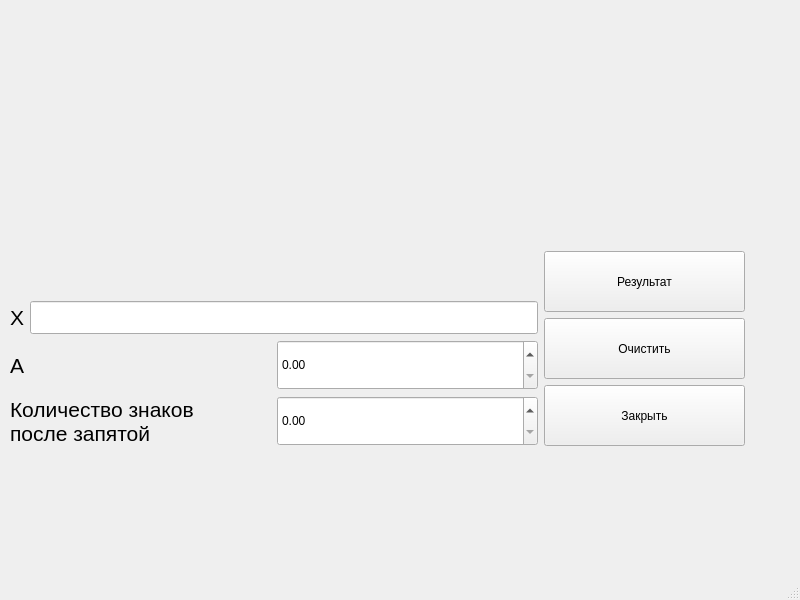
<?xml version="1.0" encoding="UTF-8"?>
<ui version="4.0">
 <class>MainWindow</class>
 <widget class="QMainWindow" name="MainWindow">
  <property name="geometry">
   <rect>
    <x>0</x>
    <y>0</y>
    <width>800</width>
    <height>600</height>
   </rect>
  </property>
  <property name="windowTitle">
   <string>Решение уравнений</string>
  </property>
  <widget class="QWidget" name="centralwidget">
   <widget class="QWidget" name="">
    <property name="geometry">
     <rect>
      <x>10</x>
      <y>10</y>
      <width>735</width>
      <height>436</height>
     </rect>
    </property>
    <layout class="QGridLayout" name="gridLayout">
     <item row="0" column="0">
      <widget class="QLabel" name="label">
       <property name="text">
        <string/>
       </property>
       <property name="pixmap">
        <pixmap>../../../../Снимок экрана 2023-01-13 в 10.00.30.png</pixmap>
       </property>
      </widget>
     </item>
     <item row="0" column="1" rowspan="3">
      <layout class="QVBoxLayout" name="verticalLayout">
       <item>
        <widget class="QLabel" name="rez1">
         <property name="enabled">
          <bool>true</bool>
         </property>
         <property name="minimumSize">
          <size>
           <width>0</width>
           <height>114</height>
          </size>
         </property>
         <property name="maximumSize">
          <size>
           <width>16777215</width>
           <height>126</height>
          </size>
         </property>
         <property name="font">
          <font>
           <pointsize>16</pointsize>
          </font>
         </property>
         <property name="text">
          <string/>
         </property>
        </widget>
       </item>
       <item>
        <widget class="QLabel" name="rez2">
         <property name="minimumSize">
          <size>
           <width>0</width>
           <height>114</height>
          </size>
         </property>
         <property name="maximumSize">
          <size>
           <width>16777215</width>
           <height>126</height>
          </size>
         </property>
         <property name="font">
          <font>
           <pointsize>16</pointsize>
          </font>
         </property>
         <property name="text">
          <string/>
         </property>
        </widget>
       </item>
       <item>
        <widget class="QPushButton" name="ButtonRez">
         <property name="minimumSize">
          <size>
           <width>201</width>
           <height>61</height>
          </size>
         </property>
         <property name="text">
          <string>Результат</string>
         </property>
        </widget>
       </item>
       <item>
        <widget class="QPushButton" name="ButtonClear">
         <property name="minimumSize">
          <size>
           <width>201</width>
           <height>61</height>
          </size>
         </property>
         <property name="text">
          <string>Очистить</string>
         </property>
        </widget>
       </item>
       <item>
        <widget class="QPushButton" name="ButtonClose">
         <property name="minimumSize">
          <size>
           <width>201</width>
           <height>61</height>
          </size>
         </property>
         <property name="text">
          <string>Закрыть</string>
         </property>
        </widget>
       </item>
      </layout>
     </item>
     <item row="1" column="0">
      <widget class="QLabel" name="label_6">
       <property name="text">
        <string/>
       </property>
       <property name="pixmap">
        <pixmap>../../../../Снимок экрана 2023-01-13 в 10.00.44.png</pixmap>
       </property>
      </widget>
     </item>
     <item row="2" column="0">
      <layout class="QVBoxLayout" name="verticalLayout_3">
       <item>
        <layout class="QVBoxLayout" name="verticalLayout_2">
         <item>
          <layout class="QHBoxLayout" name="horizontalLayout">
           <item>
            <widget class="QLabel" name="label_2">
             <property name="font">
              <font>
               <pointsize>16</pointsize>
              </font>
             </property>
             <property name="text">
              <string>X</string>
             </property>
            </widget>
           </item>
           <item>
            <widget class="QLineEdit" name="X">
             <property name="font">
              <font>
               <pointsize>16</pointsize>
              </font>
             </property>
            </widget>
           </item>
          </layout>
         </item>
         <item>
          <layout class="QHBoxLayout" name="horizontalLayout_3">
           <item>
            <widget class="QLabel" name="label_3">
             <property name="font">
              <font>
               <pointsize>16</pointsize>
              </font>
             </property>
             <property name="text">
              <string>A</string>
             </property>
            </widget>
           </item>
           <item>
            <widget class="QDoubleSpinBox" name="A">
             <property name="minimumSize">
              <size>
               <width>0</width>
               <height>50</height>
              </size>
             </property>
            </widget>
           </item>
          </layout>
         </item>
        </layout>
       </item>
       <item>
        <layout class="QHBoxLayout" name="horizontalLayout_2">
         <item>
          <widget class="QLabel" name="label_4">
           <property name="font">
            <font>
             <pointsize>16</pointsize>
            </font>
           </property>
           <property name="text">
            <string>Количество знаков
после запятой</string>
           </property>
          </widget>
         </item>
         <item>
          <widget class="QDoubleSpinBox" name="T">
           <property name="minimumSize">
            <size>
             <width>0</width>
             <height>50</height>
            </size>
           </property>
          </widget>
         </item>
        </layout>
       </item>
      </layout>
     </item>
    </layout>
   </widget>
  </widget>
  <widget class="QMenuBar" name="menubar">
   <property name="geometry">
    <rect>
     <x>0</x>
     <y>0</y>
     <width>800</width>
     <height>24</height>
    </rect>
   </property>
  </widget>
  <widget class="QStatusBar" name="statusbar"/>
 </widget>
 <tabstops>
  <tabstop>X</tabstop>
  <tabstop>A</tabstop>
  <tabstop>T</tabstop>
  <tabstop>ButtonRez</tabstop>
  <tabstop>ButtonClear</tabstop>
  <tabstop>ButtonClose</tabstop>
 </tabstops>
 <resources/>
 <connections>
  <connection>
   <sender>ButtonClear</sender>
   <signal>clicked()</signal>
   <receiver>X</receiver>
   <slot>clear()</slot>
   <hints>
    <hint type="sourcelabel">
     <x>551</x>
     <y>357</y>
    </hint>
    <hint type="destinationlabel">
     <x>285</x>
     <y>324</y>
    </hint>
   </hints>
  </connection>
  <connection>
   <sender>ButtonClear</sender>
   <signal>clicked()</signal>
   <receiver>A</receiver>
   <slot>clear()</slot>
   <hints>
    <hint type="sourcelabel">
     <x>561</x>
     <y>365</y>
    </hint>
    <hint type="destinationlabel">
     <x>300</x>
     <y>353</y>
    </hint>
   </hints>
  </connection>
  <connection>
   <sender>ButtonClear</sender>
   <signal>clicked()</signal>
   <receiver>T</receiver>
   <slot>clear()</slot>
   <hints>
    <hint type="sourcelabel">
     <x>608</x>
     <y>361</y>
    </hint>
    <hint type="destinationlabel">
     <x>383</x>
     <y>427</y>
    </hint>
   </hints>
  </connection>
  <connection>
   <sender>ButtonClear</sender>
   <signal>clicked()</signal>
   <receiver>rez1</receiver>
   <slot>clear()</slot>
   <hints>
    <hint type="sourcelabel">
     <x>626</x>
     <y>356</y>
    </hint>
    <hint type="destinationlabel">
     <x>561</x>
     <y>91</y>
    </hint>
   </hints>
  </connection>
  <connection>
   <sender>ButtonClear</sender>
   <signal>clicked()</signal>
   <receiver>rez2</receiver>
   <slot>clear()</slot>
   <hints>
    <hint type="sourcelabel">
     <x>586</x>
     <y>358</y>
    </hint>
    <hint type="destinationlabel">
     <x>570</x>
     <y>203</y>
    </hint>
   </hints>
  </connection>
  <connection>
   <sender>ButtonClose</sender>
   <signal>clicked()</signal>
   <receiver>MainWindow</receiver>
   <slot>close()</slot>
   <hints>
    <hint type="sourcelabel">
     <x>574</x>
     <y>427</y>
    </hint>
    <hint type="destinationlabel">
     <x>18</x>
     <y>566</y>
    </hint>
   </hints>
  </connection>
 </connections>
</ui>
